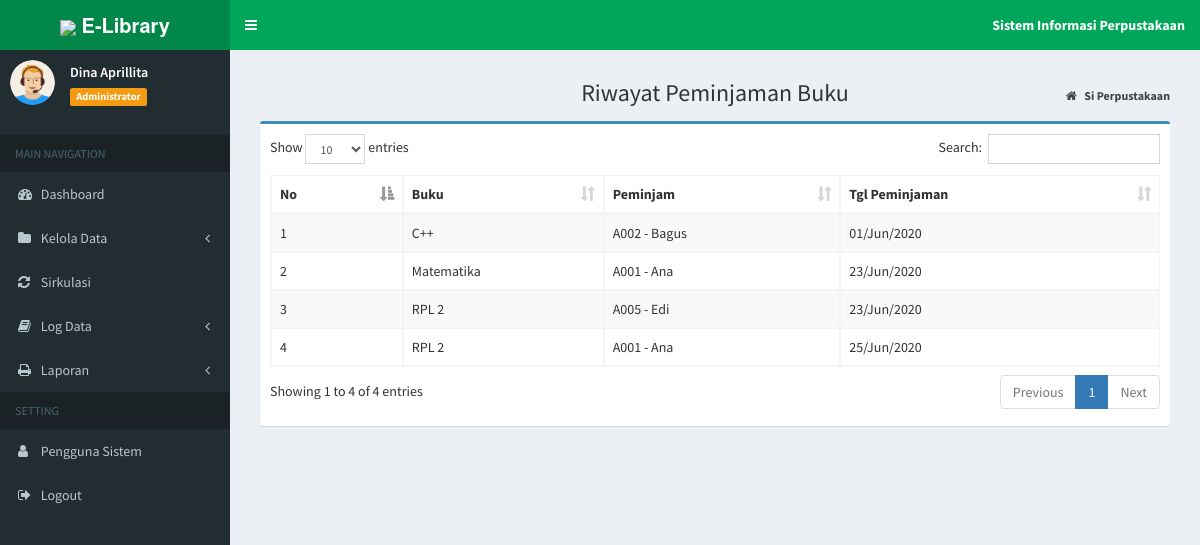
The app's page /index.php?page=log_pinjam (signed in) with its own data.
### tables this page shows
CREATE TABLE `log_pinjam` (
  `id_log` int(11) NOT NULL,
  `id_buku` varchar(10) NOT NULL,
  `id_anggota` varchar(10) NOT NULL,
  `tgl_pinjam` date NOT NULL
);

CREATE TABLE `tb_buku` (
  `id_buku` varchar(10) NOT NULL,
  `judul_buku` varchar(30) NOT NULL,
  `pengarang` varchar(30) NOT NULL,
  `penerbit` varchar(30) NOT NULL,
  `th_terbit` year(4) NOT NULL
);

CREATE TABLE `tb_anggota` (
  `id_anggota` varchar(10) NOT NULL,
  `nama` varchar(20) NOT NULL,
  `jekel` enum('Laki-laki','Perempuan') NOT NULL,
  `kelas` varchar(50) NOT NULL,
  `no_hp` varchar(15) NOT NULL
);

### admin/log/log_pinjam.php (the view)
<section class="content-header">
	<h1 style="text-align:center;">
		Riwayat Peminjaman Buku
	</h1>
	<ol class="breadcrumb">
		<li>
			<a href="index.php">
				<i class="fa fa-home"></i>
				<b>Si Perpustakaan</b>
			</a>
		</li>
	</ol>
</section>
<section class="content">
	<div class="box box-primary">
		<div class="box-body">
			<div class="table-responsive">
				<table id="example1" class="table table-bordered table-striped">
					<thead>
						<tr>
							<th>No</th>
							<th>Buku</th>
							<th>Peminjam</th>
							<th>Tgl Peminjaman</th>
						</tr>
					</thead>
					<tbody>
						<?php
                  $no = 1;
                  $sql = $koneksi->query("SELECT b.judul_buku, a.id_anggota, a.nama, l.tgl_pinjam
                  from log_pinjam l inner join tb_buku b on l.id_buku=b.id_buku
				  inner join tb_anggota a on l.id_anggota=a.id_anggota order by tgl_pinjam asc");
                  while ($data= $sql->fetch_assoc()) {
                ?>
						<tr>
							<td>
								<?php echo $no++; ?>
							</td>
							<td>
								<?php echo $data['judul_buku']; ?>
							</td>
							<td>
								<?php echo $data['id_anggota']; ?>
								-
								<?php echo $data['nama']; ?>
							</td>
							<td>
								<?php  $tgl = $data['tgl_pinjam']; echo date("d/M/Y", strtotime($tgl))?>
							</td>
						</tr>
						<?php
                  }
                ?>
					</tbody>
				</table>
			</div>
		</div>
	</div>
</section>

### records on screen
log_pinjam: id_buku.judul_buku "C++", id_anggota.id_anggota "A002", id_anggota.nama "Bagus", tgl_pinjam "01/Jun/2020"
log_pinjam: id_buku.judul_buku "Matematika", id_anggota.id_anggota "A001", id_anggota.nama "Ana", tgl_pinjam "23/Jun/2020"
log_pinjam: id_buku.judul_buku "RPL 2", id_anggota.id_anggota "A005", id_anggota.nama "Edi", tgl_pinjam "23/Jun/2020"
log_pinjam: id_buku.judul_buku "RPL 2", id_anggota.id_anggota "A001", id_anggota.nama "Ana", tgl_pinjam "25/Jun/2020"

### other values on screen
$data_nama "Dina Aprillita"
$data_level "Administrator"
